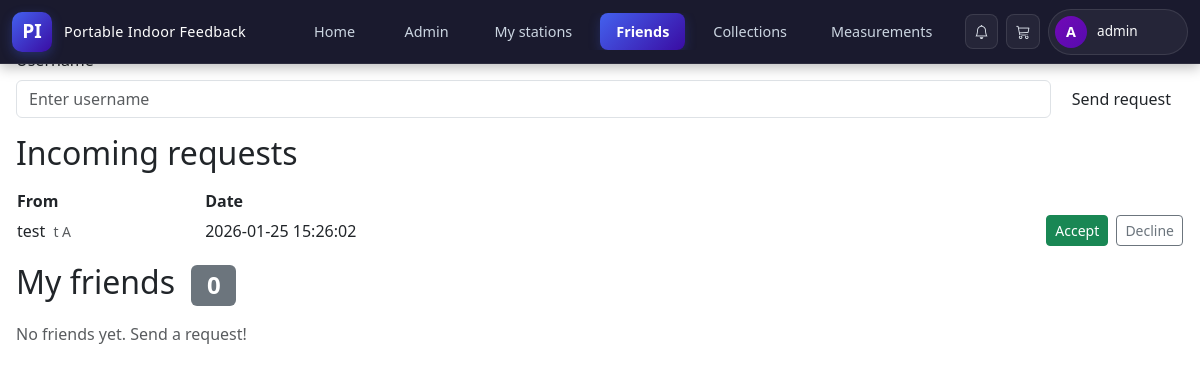
Screenshot of /user/user_friends.php (signed in) with the database file from the repository.
### tables this page shows
CREATE TABLE `isfriend` (
  `pkfk_user_user` varchar(50) NOT NULL,
  `pkfk_user_friend` varchar(50) NOT NULL,
  `status` enum('pending','accepted','declined') NOT NULL DEFAULT 'pending',
  `requested_at` datetime NOT NULL DEFAULT CURRENT_TIMESTAMP
);

CREATE TABLE `user` (
  `pk_username` varchar(50) NOT NULL,
  `firstName` varchar(50) NOT NULL,
  `lastName` varchar(50) NOT NULL,
  `password` varchar(255) NOT NULL,
  `email` varchar(50) NOT NULL,
  `role` enum('User','Admin') NOT NULL DEFAULT 'User',
  `code` int DEFAULT NULL,
  `status` varchar(20) NOT NULL DEFAULT 'notverified',
  `mustChangePassword` tinyint(1) NOT NULL DEFAULT '0'
);

### user/user_friends.php (the view, shortened to what this page needs)
<?php
require '../includes/db_connection.php';
$username = $_SESSION['pk_username'] ?? '';
$friends = [];
$stmt = mysqli_prepare($link,
    "SELECT u.pk_username, u.firstName, u.lastName, f.requested_at
     FROM isfriend f
     JOIN user u ON f.pkfk_user_user = u.pk_username
     WHERE f.pkfk_user_friend = ? AND f.status = 'pending'
     ORDER BY f.requested_at DESC"
);
mysqli_stmt_bind_param($stmt, 's', $username);
mysqli_stmt_execute($stmt);
$pendingResult = mysqli_stmt_get_result($stmt);
$pending = [];
while ($row = mysqli_fetch_assoc($pendingResult)) {
    $pending[] = $row;
}
include '../includes/header.php';
?>
<main class="main-shell">
    <div class="container-xxl px-3">
        <section class="glass-card mb-3">
            <div class="glass-card-header">
                <div>
                    <h1 class="glass-card-title mb-0">
                    </h1>
                </div>
            </div>
            <form method="post" class="d-flex gap-2 align-items-end">
                <div class="flex-grow-1">
                    <label class="form-label">
                    </label>
                    <input type="text" name="target_username" class="form-control" required
                           placeholder="<?php echo ($lang === 'de') ? 'Benutzername eingeben' : 'Enter username'; ?>">
                </div>
                <button type="submit" class="btn btn-primary-soft">
                    <?php echo ($lang === 'de') ? 'Anfrage senden' : 'Send request'; ?>
                </button>
            </form>
        </section>
        <?php if (!empty($pending)): ?>
        <section class="glass-card mb-3">
            <h2 class="glass-card-title mb-3">
                <?php echo ($lang === 'de') ? 'Eingehende Anfragen' : 'Incoming requests'; ?>
            </h2>
            <div class="table-responsive">
                <table class="table-glass w-100">
                    <thead>
                        <tr>
                            <th><?php echo ($lang === 'de') ? 'Von' : 'From'; ?></th>
                            <th><?php echo ($lang === 'de') ? 'Datum' : 'Date'; ?></th>
                            <th></th>
                        </tr>
                    </thead>
                    <tbody>
                        <?php foreach ($pending as $p): ?>
                            <tr>
                                <td>
                                    <?php echo htmlspecialchars($p['pk_username']); ?>
                                    <span class="text-muted small ms-1">
                                        <?php echo htmlspecialchars(trim($p['firstName'] . ' ' . $p['lastName'])); ?>
                                    </span>
                                </td>
                                <td><?php echo htmlspecialchars($p['requested_at']); ?></td>
                                <td class="text-end">
                                    <form method="post" class="d-inline">
                                        <button type="submit" class="btn btn-success btn-sm">
                                            <?php echo ($lang === 'de') ? 'Annehmen' : 'Accept'; ?>
                                        </button>
                                    </form>
                                    <form method="post" class="d-inline ms-1">
                                        <button type="submit" class="btn btn-outline-secondary btn-sm">
                                            <?php echo ($lang === 'de') ? 'Ablehnen' : 'Decline'; ?>
                                        </button>
                                    </form>
                                </td>
                            </tr>
                        <?php endforeach; ?>
                    </tbody>
                </table>
            </div>
        </section>
        <?php endif; ?>
        <section class="glass-card">
            <h2 class="glass-card-title mb-3">
                <?php echo ($lang === 'de') ? 'Meine Freunde' : 'My friends'; ?>
                <span class="badge bg-secondary ms-2"><?php echo count($friends); ?></span>
            </h2>
            <?php if (empty($friends)): ?>
                <p class="text-muted mb-0">
                    <?php echo ($lang === 'de')
                        ? 'Noch keine Freunde. Sende eine Anfrage!'
                        : 'No friends yet. Send a request!'; ?>
                </p>
            <?php endif; ?>
        </section>
    </div>
</main>

### rows the page displays
isfriend: user.pk_username "test", user.firstName+lastName "t A", requested_at "2026-01-25 15:26:02"

### other values shown
$initials "A"
$displayName "admin"
count($friends) "0"
